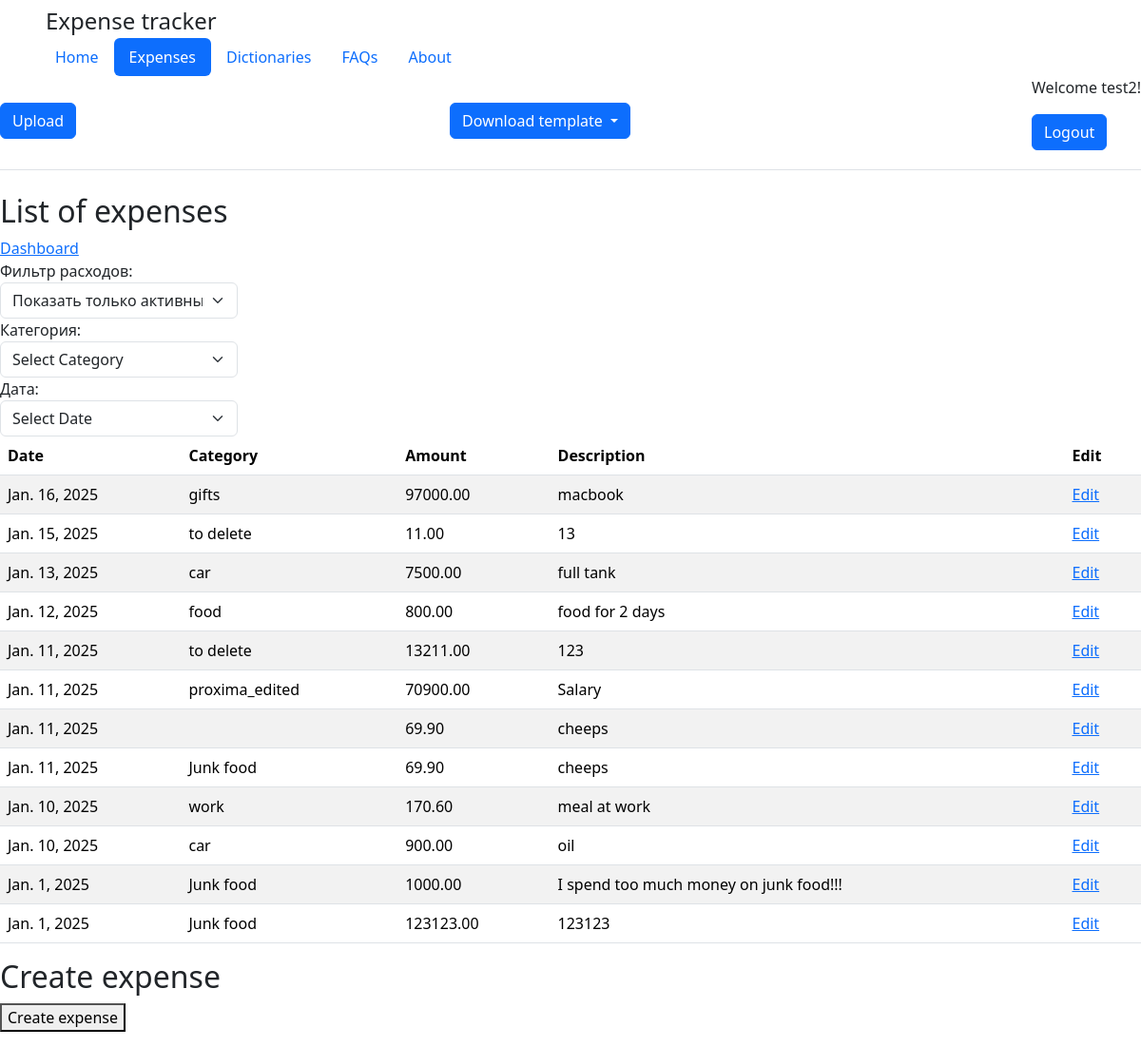
The app's page /expenses/ (signed in), older data.
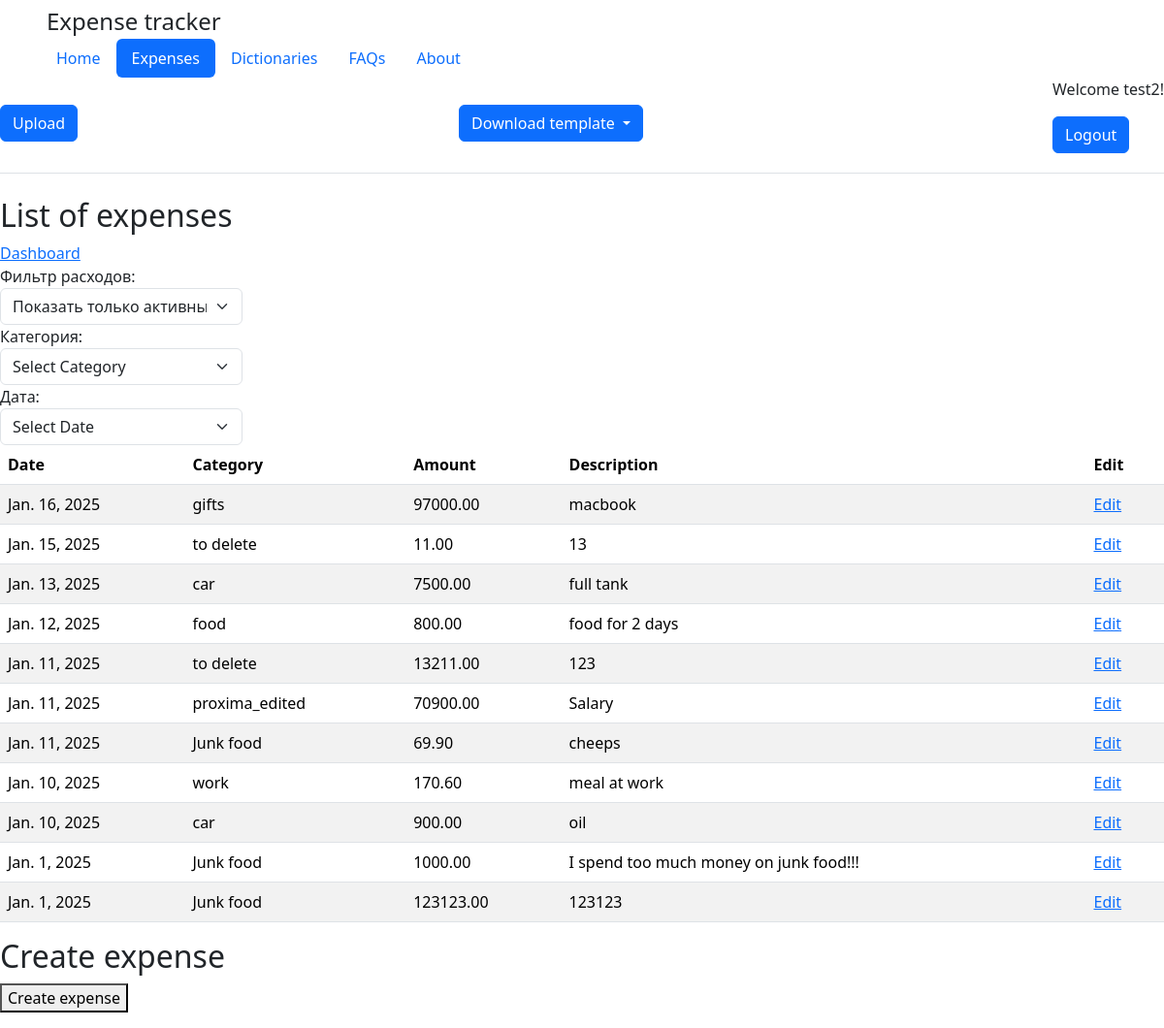
The same page, newer data.
### tracker_app/models.py (models this page shows, shortened)
class Expense(models.Model):
    date = models.DateField()
    category = models.ForeignKey(Category, on_delete=models.CASCADE)
    amount = models.DecimalField(max_digits=10, decimal_places=2, validators=[validate_positiv_decimal])
    desc = models.TextField(blank=True, null=True)
    time_update = models.DateTimeField(auto_now=True)
    is_delete = models.BooleanField(default=False)
    class Meta:
        verbose_name = 'Expense'
        verbose_name_plural = 'Expenses'

class Category(models.Model):
    name = models.CharField('category', max_length=250, unique=True)
    is_archive = models.BooleanField(default=False)
    class Meta:
        verbose_name = 'Category'
        verbose_name_plural = 'Categories'

### tracker_app/views.py (the view, shortened to what this page needs)
# urls.py: path('expenses/', views.Expenses.as_view(), name='expense'),
class Expenses(View):
    @decorator
    def get(self, request, pk=None):
        filter_type = request.GET.get('filter', 'active')
        filter_category = request.GET.get('filter_category', None)
        if filter_category:
            try:
                filter_category = int(filter_category)
            except ValueError:
                filter_category = None
        categories = Category.objects.all()
        list_for_auth = UserExpenses.objects.filter(user=request.user.id)
        expenses_for_auth = list_for_auth.values_list('expense', flat=True)
        today = datetime.date.today()
        if pk is None:
            if filter_category:
                exp_list = Expense.objects.filter(id__in=expenses_for_auth, category=filter_category).order_by("-date")
            else:
                exp_list = Expense.objects.filter(id__in=expenses_for_auth).order_by("-date")
            if filter_type == 'active':
                exp_list = exp_list.filter(is_delete=False)
            elif filter_type == 'deleted':
                exp_list = exp_list.filter(is_delete=True)
            return render(request, 'tracker_app/expenses.html', {
                'exp_list': exp_list,
                'filter_type': filter_type,
                'filter_category': filter_category,
                'categories': categories,
                'today': today
            })
        else:
            exp = get_object_or_404(Expense, pk=pk)
            form = ExpensesForm(instance=exp)
            return render(request, 'tracker_app/expenses_edit.html', {'form': form, 'exp': exp, 'today': today})

### tracker_app/views.py (called while the page is built)
def decorator(func):
    def wrapper(self, request, *args, **kwargs):
        if request.user.is_authenticated:
            return func(self, request,  *args, **kwargs)
        else:
            return redirect('users:login')
    return wrapper

### tracker_app/templates/tracker_app/expenses.html (shortened to what this page needs)
{% extends 'users/base.html' %}
{% block export %}
    <body>
        <form action="{% url 'tracker:upload_csv' %}" method="post" enctype="multipart/form-data">
            <button type="submit" class="btn btn-primary" style="margin-right: 3px;">Upload</button>
        </form>
    </body>
    <div class="dropdown">
        <button class="btn btn-primary dropdown-toggle" type="button" id="dropdownMenuButton" data-bs-toggle="dropdown" aria-expanded="false">
            Download template
        </button>
    </div>
{% endblock %}
{% block body%}
    <h2>List of expenses</h2>
    <a href="{% url 'dashboard:example_dashboard' %}">Dashboard</a>
    <form method="get">
       <label for="filter">Фильтр расходов:</label>
            <select  class="form-select custom-width" aria-label="Default select example" name="filter" id="filter" onchange="this.form.submit()">
                <option value="active" {% if filter_type == 'active' %}selected{% endif %}>Показать только активные</option>
            </select>
       <label for="filter_category">Категория:</label>
            <select class="form-select custom-width" name="filter_category" id="filter_category" onchange="this.form.submit()">
                <option value="">Select Category</option>
            </select>
       <label for="filter_category">Дата:</label>
            <select class="form-select custom-width" name="filter_date" id="filter_date" onchange="this.form.submit()">
                <option value="">Select Date</option>
            </select>
    </form>
    <table class="table table-striped table-hover">
        <thead>
            <tr >
                <th>Date</th>
                <th>Category</th>
                <th>Amount</th>
                <th>Description</th>
                <th>Edit</th>
            </tr>
        </thead>
        <tbody>
            {% for expense in exp_list %}
            <tr>
                <td>{{ expense.date }}</td>
                <td>{{ expense.category.name }}</td>
                <td>{{ expense.amount }}</td>
                <td>{{ expense.desc }}</td>
                <td><a href="{% url 'tracker:edit_expense' pk=expense.pk %}">Edit</a></td>
            </tr>
            {% endfor %}
        </tbody>
    </table>
<form action="{% url 'tracker:create_expense' %}" method="post">
    <h2>Create expense</h2>
    <p><button type="submit" name="action" value="create_expense">Create expense</button></p>
</form>
{% endblock %}

Row changes from the older to the newer data that the page shows:
removed Expense: date "Jan. 11, 2025", amount "69.90", desc "cheeps"
